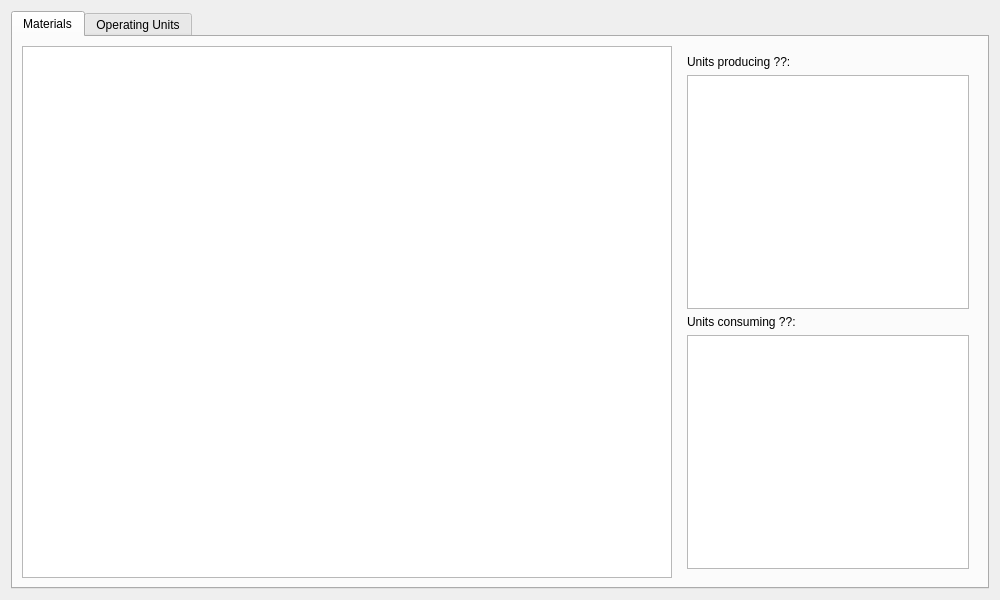
<?xml version="1.0" encoding="UTF-8"?>
<ui version="4.0">
 <class>StructureBrowser</class>
 <widget class="QDialog" name="StructureBrowser">
  <property name="geometry">
   <rect>
    <x>0</x>
    <y>0</y>
    <width>1000</width>
    <height>600</height>
   </rect>
  </property>
  <property name="windowTitle">
   <string>Structure browser</string>
  </property>
  <layout class="QGridLayout" name="gridLayout">
   <item row="0" column="0">
    <widget class="QTabWidget" name="tabWidget">
     <property name="currentIndex">
      <number>0</number>
     </property>
     <widget class="QWidget" name="tab">
      <attribute name="title">
       <string>Materials</string>
      </attribute>
      <layout class="QGridLayout" name="gridLayout_3">
       <item row="0" column="0">
        <widget class="ExtendedTableView" name="tableViewMaterials">
         <property name="editTriggers">
          <set>QAbstractItemView::NoEditTriggers</set>
         </property>
         <property name="selectionMode">
          <enum>QAbstractItemView::SingleSelection</enum>
         </property>
         <property name="selectionBehavior">
          <enum>QAbstractItemView::SelectRows</enum>
         </property>
        </widget>
       </item>
       <item row="0" column="1">
        <widget class="QWidget" name="widget" native="true">
         <property name="maximumSize">
          <size>
           <width>300</width>
           <height>16777215</height>
          </size>
         </property>
         <layout class="QGridLayout" name="gridLayout_2">
          <item row="0" column="0">
           <widget class="QLabel" name="labelUnitsProducing">
            <property name="styleSheet">
             <string notr="true">font: 10pt &quot;MS Shell Dlg 2&quot;;</string>
            </property>
            <property name="text">
             <string>Units producing ??:</string>
            </property>
           </widget>
          </item>
          <item row="1" column="0">
           <widget class="QTableView" name="tableViewUnitsProducing">
            <property name="editTriggers">
             <set>QAbstractItemView::NoEditTriggers</set>
            </property>
            <property name="selectionMode">
             <enum>QAbstractItemView::SingleSelection</enum>
            </property>
            <property name="selectionBehavior">
             <enum>QAbstractItemView::SelectRows</enum>
            </property>
           </widget>
          </item>
          <item row="2" column="0">
           <widget class="QLabel" name="labelUnitsConsuming">
            <property name="styleSheet">
             <string notr="true">font: 10pt &quot;MS Shell Dlg 2&quot;;</string>
            </property>
            <property name="text">
             <string>Units consuming ??:</string>
            </property>
           </widget>
          </item>
          <item row="3" column="0">
           <widget class="QTableView" name="tableViewUnitsConsuming">
            <property name="editTriggers">
             <set>QAbstractItemView::NoEditTriggers</set>
            </property>
            <property name="selectionMode">
             <enum>QAbstractItemView::SingleSelection</enum>
            </property>
            <property name="selectionBehavior">
             <enum>QAbstractItemView::SelectRows</enum>
            </property>
           </widget>
          </item>
         </layout>
        </widget>
       </item>
      </layout>
     </widget>
     <widget class="QWidget" name="tab_2">
      <attribute name="title">
       <string>Operating Units</string>
      </attribute>
      <layout class="QGridLayout" name="gridLayout_5">
       <item row="0" column="0">
        <widget class="ExtendedTableView" name="tableViewUnits">
         <property name="editTriggers">
          <set>QAbstractItemView::NoEditTriggers</set>
         </property>
         <property name="selectionMode">
          <enum>QAbstractItemView::SingleSelection</enum>
         </property>
         <property name="selectionBehavior">
          <enum>QAbstractItemView::SelectRows</enum>
         </property>
        </widget>
       </item>
       <item row="0" column="1">
        <widget class="QWidget" name="widget_2" native="true">
         <property name="maximumSize">
          <size>
           <width>300</width>
           <height>16777215</height>
          </size>
         </property>
         <layout class="QGridLayout" name="gridLayout_4">
          <item row="0" column="0">
           <widget class="QLabel" name="labelMaterialsConsumed">
            <property name="styleSheet">
             <string notr="true">font: 10pt &quot;MS Shell Dlg 2&quot;;</string>
            </property>
            <property name="text">
             <string>Materials consumed by ??:</string>
            </property>
           </widget>
          </item>
          <item row="1" column="0">
           <widget class="QTableView" name="tableViewMaterialsConsumed">
            <property name="editTriggers">
             <set>QAbstractItemView::NoEditTriggers</set>
            </property>
            <property name="selectionMode">
             <enum>QAbstractItemView::SingleSelection</enum>
            </property>
            <property name="selectionBehavior">
             <enum>QAbstractItemView::SelectRows</enum>
            </property>
           </widget>
          </item>
          <item row="2" column="0">
           <widget class="QLabel" name="labelMaterialsProduced">
            <property name="styleSheet">
             <string notr="true">font: 10pt &quot;MS Shell Dlg 2&quot;;</string>
            </property>
            <property name="text">
             <string>Materials produced by ??:</string>
            </property>
           </widget>
          </item>
          <item row="3" column="0">
           <widget class="QTableView" name="tableViewMaterialsProduced">
            <property name="editTriggers">
             <set>QAbstractItemView::NoEditTriggers</set>
            </property>
            <property name="selectionMode">
             <enum>QAbstractItemView::SingleSelection</enum>
            </property>
            <property name="selectionBehavior">
             <enum>QAbstractItemView::SelectRows</enum>
            </property>
           </widget>
          </item>
         </layout>
        </widget>
       </item>
      </layout>
     </widget>
    </widget>
   </item>
  </layout>
 </widget>
 <customwidgets>
  <customwidget>
   <class>ExtendedTableView</class>
   <extends>QTableView</extends>
   <header>ExtendedWidgets/extendedtableview.h</header>
  </customwidget>
 </customwidgets>
 <resources/>
 <connections/>
</ui>
